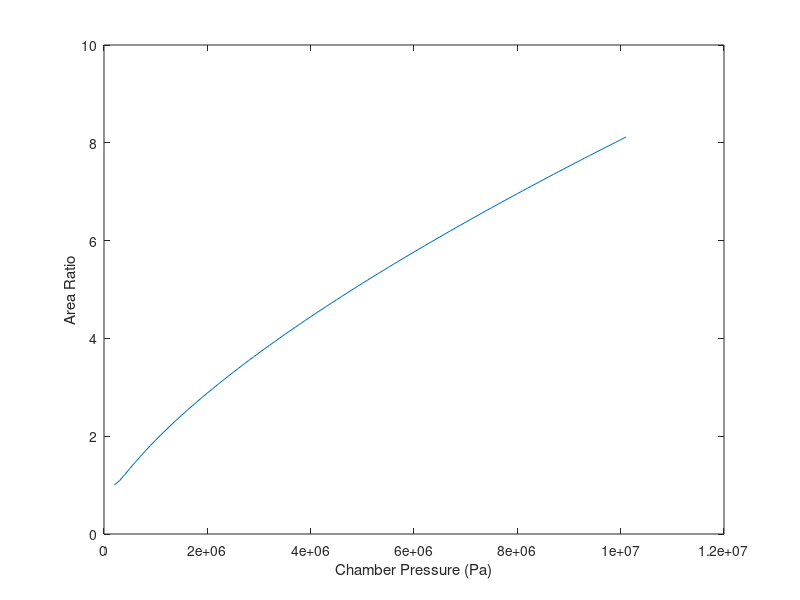
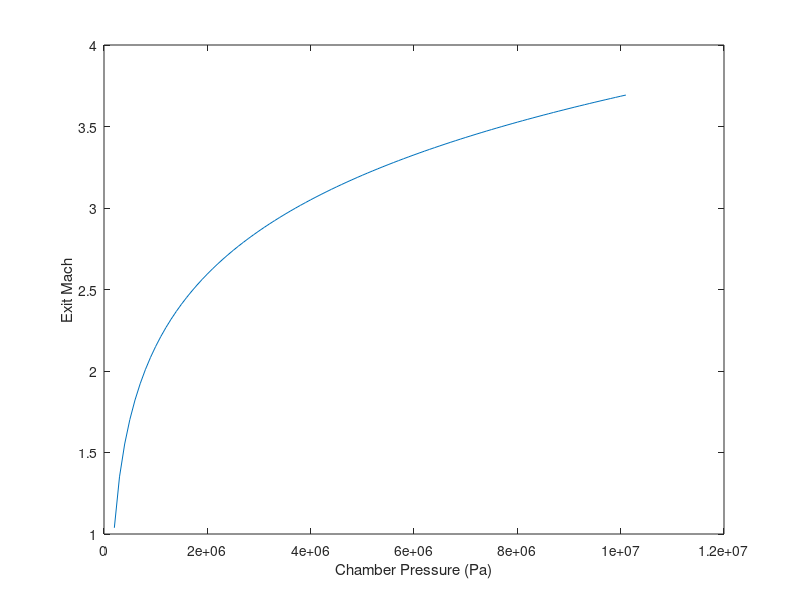
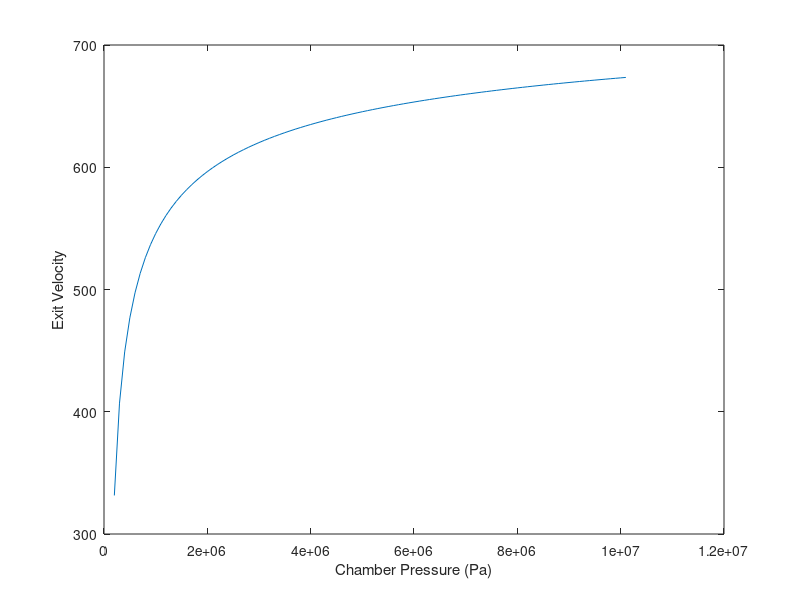
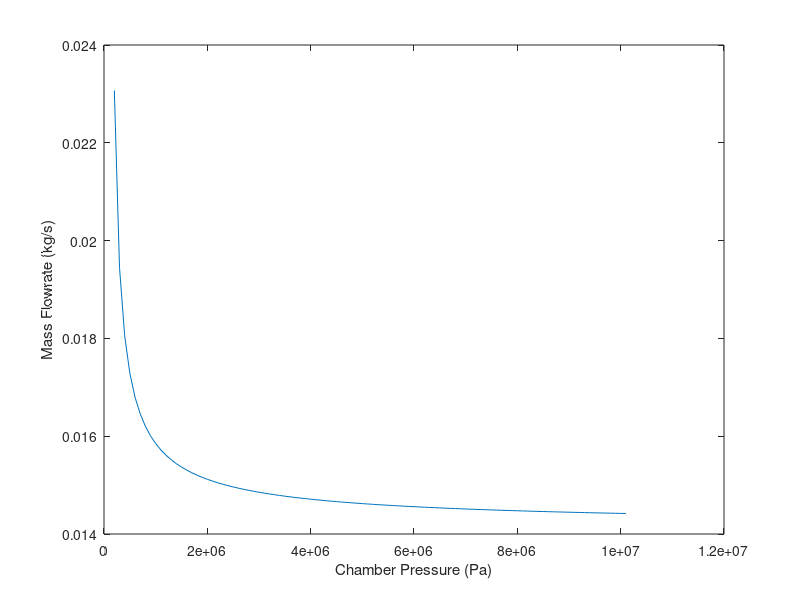

MATLAB code to generate these figures, in order:
%% Setup
clc;
clear;

%% Initial Conditions
thrust = 10; %Newtons
Tank_total_Temp_init = 298.15; %K
Thrust_eff = 0.90; % Efficiency of Nozzle
P_atm = 1.01e5; %Pa - Exit Pressure Equals Atm pressure
% P_c = 2.0684e7; %Pa - Chamber Pressure
k = 1.4; % Specific Heat Ratio
R_gas = 297; %J/kg/K\
C_p = 1.04e3; %J/(kg K) - Heat capacity at a constant pressure

%% Nozzle Exit 
max_iter = 100
P_step = 1e5;
n = 1;
P_c(n) = 2e5;

while n <= max_iter
p_chamber_to_P_exit(n) = P_c(n) / P_atm;

p_exit_to_p_chamber(n) = p_chamber_to_P_exit(n)^-1;

mach_exit(n) = sqrt((2/(k-1)) * ((p_chamber_to_P_exit(n)^((k-1)/k)) - 1));

area_exit_to_throat(n) = (1/mach_exit(n)) * ((1+((k-1)/2)*mach_exit(n)^2)/((k+1)/2))^((k+1)/(2*(k-1)));

temp_exit(n) = Tank_total_Temp_init / (1 + ((k-1)/2) * mach_exit(n)^2);

velocity_exit(n) = sqrt(k*R_gas*temp_exit(n)) * mach_exit(n);
    
area_throat(n) = thrust/(Thrust_eff * P_c(n) * (k*(2/(k+1))^((k+1)/(2*(k-1)))) * sqrt(((2*C_p)/(k*R_gas))*(1 - p_exit_to_p_chamber(n)^((k-1/k)))));

mass_flowrate(n) = (area_throat(n) * P_c(n) /sqrt(k*R_gas*Tank_total_Temp_init)) * (k*(2/(k+1))^((k+1)/(2*(k-1))));

P_c(n+1) = P_c(n) + P_step;

n = n+1;

end
n = n-1;
figure(1)
plot(P_c(1:n),area_exit_to_throat(1:n))
ylabel('Area Ratio')
xlabel('Chamber Pressure (Pa)')
figure(2)
plot(P_c(1:n),mach_exit(1:n))
ylabel('Exit Mach')
xlabel('Chamber Pressure (Pa)')
figure(3)
plot(P_c(1:n),velocity_exit(1:n))
ylabel('Exit Velocity')
xlabel('Chamber Pressure (Pa)')
figure(4)
plot(P_c(1:n),mass_flowrate(1:n))
ylabel('Mass Flowrate (kg/s)')
xlabel('Chamber Pressure (Pa)')

% fprintf('Ae/At = %f \n',area_exit_to_throat)
% fprintf('Throat area = %f m^2\n',area_throat)
% fprintf('Exit area = %f m^2\n',area_throat*area_exit_to_throat)
% fprintf('Exit Mach number = %f \n',mach_exit)
% fprintf('Mass Flowrate = %f kg/s \n',mass_flowrate)
% fprintf('Exit velocity = %f m/s \n',velocity_exit)